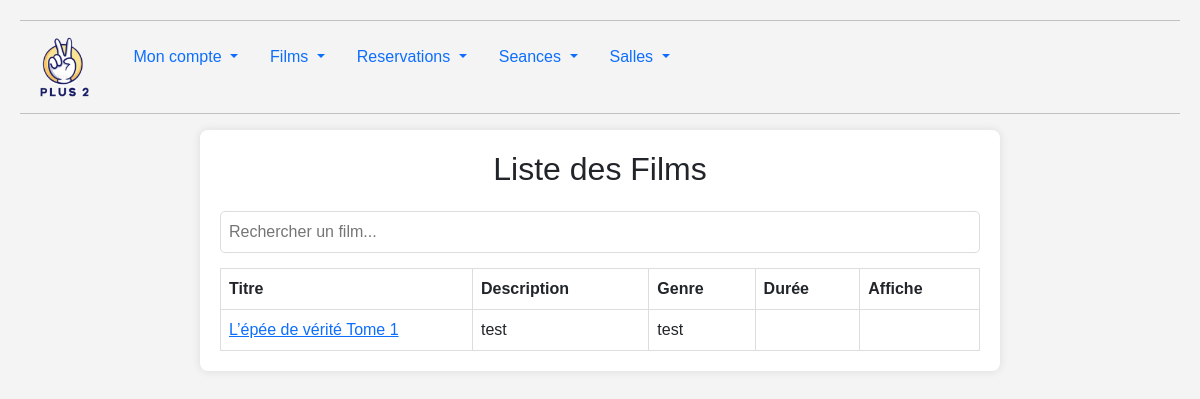
The app's page /vue/filmAffiche.php (signed in) with its own data.
### tables this page shows
CREATE TABLE `films` (
  `id_films` int(11) NOT NULL,
  `titre` varchar(50) NOT NULL,
  `description` varchar(999) NOT NULL,
  `genre` varchar(100) NOT NULL,
  `duree` varchar(11) NOT NULL,
  `affiche` varchar(10) NOT NULL
);

### src/repository/repositoryFilm.php (called while the page is built, shortened)
<?php
class repositoryFilm
{
    private $bdd;
    public function __construct()
    {
        $this->bdd = new BDD();
    }
        public
        function filmAffiche()
        {
            $sqlFilm = 'SELECT * FROM films';
            $reqFilm = $this->bdd->getBDD()->prepare($sqlFilm);
            $reqFilm->execute();
            return $reqFilm->fetchAll();
        }
}

### src/bdd/BDD.php (called while the page is built)
<?php
class BDD
{
    private $bdd;
    public function __construct()
    {
        $this->bdd = new PDO('mysql:host=localhost;dbname=rmr_cinema;charset=utf8', 'root','' );
    }
    public function getBdd()
    {
        return $this->bdd;
    }
}

### vue/filmAffiche.php (the view, shortened to what this page needs)
<?php
require_once "../src/repository/repositoryFilm.php";
require_once "../src/Bdd/BDD.php";
$listeFilm = new RepositoryFilm();
$listeFilm = $listeFilm->filmAffiche();
?>
<!DOCTYPE html>
<html lang="fr">
<head>
    <link href="https://cdn.jsdelivr.net/npm/bootstrap@5.3.3/dist/css/bootstrap.min.css" rel="stylesheet">
</head>
<body>
<header>
    <hr>
    <menu class="nav">
        <li>
            <a class="navbar-brand" href="accueil.php"><img src="../assets/img/logoV2.jpg" style="height: 60px; margin-left: 20px;"></a>
            <button class="navbar-toggler" type="button" data-bs-toggle="collapse" data-bs-target="#navbarSupportedContent" aria-controls="navbarSupportedContent" aria-expanded="false" aria-label="Toggle navigation">
                <span class="navbar-toggler-icon"></span>
            </button>
        </li>
        <li class="nav-item dropdown">
            <a class="nav-link dropdown-toggle" href="#" role="button" data-bs-toggle="dropdown" aria-expanded="false">
                Mon compte
            </a>
        </li>
        <li class="nav-item dropdown">
            <a class="nav-link dropdown-toggle" href="#" role="button" data-bs-toggle="dropdown" aria-expanded="false">
                Films
            </a>
        </li>
        <?php
        if($_SESSION["userConnecte"]["role"]=="admin"){
            ?>
            <li class="nav-item dropdown">
                <a class="nav-link dropdown-toggle" href="#" role="button" data-bs-toggle="dropdown" aria-expanded="false">
                    Reservations
                </a>
            </li>
            <?php
        }?>
        <li class="nav-item dropdown">
            <a class="nav-link dropdown-toggle" href="#" role="button" data-bs-toggle="dropdown" aria-expanded="false">
                Seances
            </a>
        </li>
        <?php
        if($_SESSION["userConnecte"]["role"]=="admin"){
            ?>
            <li class="nav-item dropdown">
                <a class="nav-link dropdown-toggle" href="#" role="button" data-bs-toggle="dropdown" aria-expanded="false">
                    Salles
                </a>
            </li>
            <?php
        }?>
    </menu>
    <hr>
</header>
<div class="container">
        <div class="top-section">
            <h2>Liste des Films</h2>
        </div>
        <input type="text" id="search" class="search-bar" onkeyup="filterFilms()" placeholder="Rechercher un film...">
    <table>
        <thead>
        <tr>
            <th>Titre</th>
            <th>Description</th>
            <th>Genre</th>
            <th>Durée</th>
            <th>Affiche</th>
        </tr>
        </thead>
        <tbody>
        <?php
        for ($i = 0; $i < count($listeFilm); $i++) {
            ?>
            <tr>
                <td><a href="filmDetail.php?id=<?= urlencode($listeFilm[$i]['id_films']) ?>">
                <?= htmlspecialchars($listeFilm[$i]['titre']) ?></a></td>
                <td><?= $listeFilm[$i]['description'] ?></td>
                <td><?= $listeFilm[$i]['genre'] ?></td>
                <td><?= $listeFilm[$i]['durée'] ?></td>
                <td><img src="<?= $listeFilm[$i]['affiche'] ?>"></td>
            </tr>
            <?php
        }
        ?>
        </tbody>
    </table>
</div>
</body>
</html>

### vue/filmAffiche.php (style rules this page uses)
body { font-family: Arial, sans-serif; margin: 20px; background-color: #f4f4f4; }
.container { max-width: 800px; margin: auto; background: white; padding: 20px; border-radius: 8px; box-shadow: 0px 0px 10px rgba(0, 0, 0, 0.1); position: relative; }
.top-section { display: flex; flex-direction: column; align-items: flex-start; margin-bottom: 15px; }
.top-section h2 { text-align: center; width: 100%; }
button { cursor: pointer; background-color: #007BFF; color: white; border: none; border-radius: 5px; }
.search-bar { width: 100%; padding: 8px; margin-bottom: 15px; border: 1px solid #ddd; border-radius: 5px; }
table { width: 100%; border-collapse: collapse; }
th, td { border: 1px solid #ddd; padding: 8px; text-align: left; max-width: 150px; overflow: hidden; text-overflow: ellipsis; white-space: nowrap; }

### records on screen
films: titre "L’épée de vérité Tome 1", description "test", genre "test"
